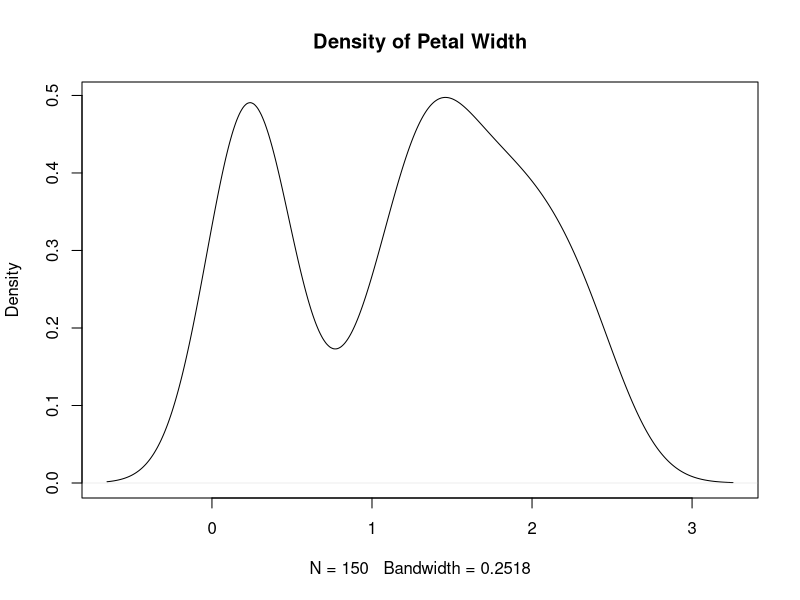

R code for this plot:
## ---- chunk 1
y <-density(iris$Petal.Width)
## ---- chunk 2
class(y)
## ---- chunk 3
typeof(y)
## ---- chunk 4
str(y)
## ---- chunk 5
#| echo: false
plot(y, main="Density of Petal Width")
## ---- chunk 6
#| echo: false
#test 4
